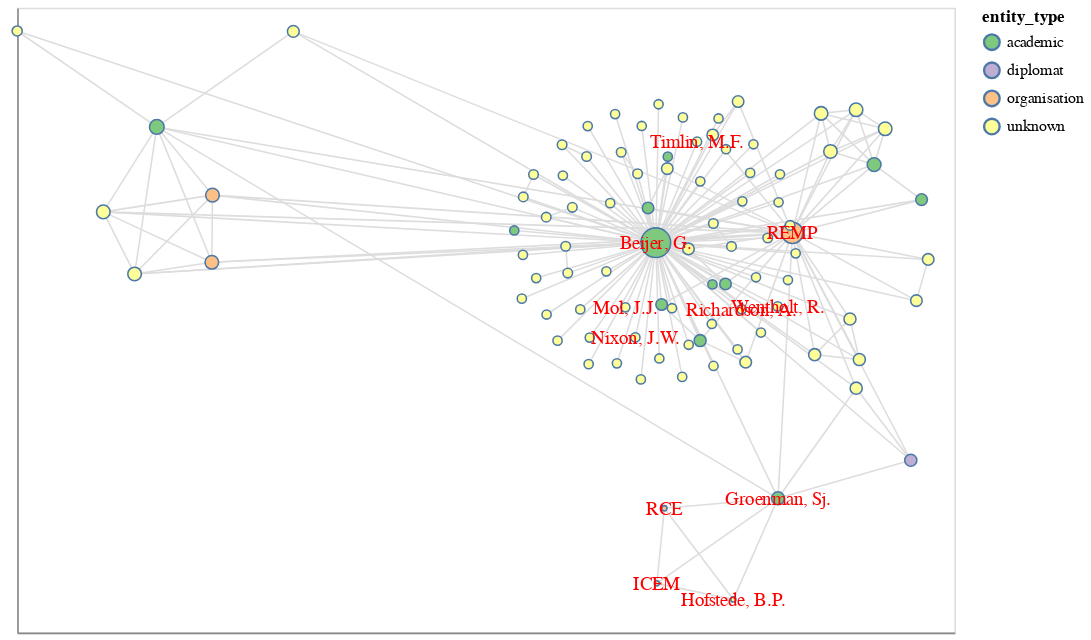

Notebook code for this chart:
### Code cell
pn = 1950
periodgraph, pos = period_graph(pn)

chart = nxa.draw_networkx(
            G=periodgraph,
            pos=pos,
            node_size='centrality',
            node_color='entity_type',
            edge_color='edgecolor',
            cmap='accent',
            node_tooltip=['name'],
            node_label='label',
            font_color="red",
            font_size=12
        )
chart.configure_view(width=600, height=400, )

### Figure 1 — Vega-Lite specification as saved in the notebook (floating-point values rounded to 4 significant figures; data arrays with more than 128 entries replaced by an {"elided": "..."} marker saying what was removed)
{"config": {"view": {"continuousWidth": 400, "continuousHeight": 300, "height": 400, "width": 600}}, "layer": [{"data": {"name": "data-1400d60f0db0954671b879928d5db2c7"}, "mark": {"type": "line", "color": "edgecolor", "opacity": 1, "strokeWidth": 1}, "encoding": {"detail": {"type": "quantitative", "field": "edge"}, "x": {"type": "quantitative", "axis": {"grid": false, "labels": false, "ticks": false, "title": ""}, "field": "x"}, "y": {"type": "quantitative", "axis": {"grid": false, "labels": false, "ticks": false, "title": ""}, "field": "y"}}}, {"data": {"name": "data-1cab62c77cc9a306e8ef295bc0bed759"}, "mark": {"type": "point", "opacity": 1, "strokeWidth": 1.0}, "encoding": {"fill": {"type": "nominal", "field": "entity_type", "scale": {"scheme": "accent"}}, "size": {"type": "quantitative", "field": "centrality", "legend": null}, "tooltip": [{"type": "nominal", "field": "name"}], "x": {"type": "quantitative", "axis": {"grid": false, "labels": false, "ticks": false}, "field": "x"}, "y": {"type": "quantitative", "axis": {"grid": false, "labels": false, "ticks": false}, "field": "y"}}}, {"data": {"name": "data-1cab62c77cc9a306e8ef295bc0bed759"}, "mark": {"type": "text", "baseline": "middle", "fill": "red", "size": 12}, "encoding": {"text": {"type": "nominal", "field": "label"}, "x": {"type": "quantitative", "axis": {"grid": false, "labels": false, "ticks": false}, "field": "x"}, "y": {"type": "quantitative", "axis": {"grid": false, "labels": false, "ticks": false}, "field": "y"}}}], "$schema": "https://vega.github.io/schema/vega-lite/v4.8.1.json", "datasets": {"data-1400d60f0db0954671b879928d5db2c7": {"elided": "340 records"}, "data-1cab62c77cc9a306e8ef295bc0bed759": [{"edgecolor": "orange", "label": "REMP", "x": 1.377, "centrality": 1.259, "name": "REMP", "entity_type": "organisation", "community": "rest", "y": 0.3789}, {"edgecolor": "orange", "label": "", "x": 0.6559, "centrality": 0.3527, "name": "Wander, H.", "entity_type": "unknown", "community": "rest", "y": 0.2635}, {"edgecolor": "orange", "label": "", "x": 0.9125, "centrality": 0.3527, "name": "Bouman, P.J.", "entity_type": "academic", "community": "rest", "y": 0.01109}, {"edgecolor": "orange", "label": "Beijer, G.", "x": 0.4293, "centrality": 2.499, "name": "Beijer, G.", "entity_type": "academic", "community": "rest", "y": 0.3082}, {"edgecolor": "orange", "label": "", "x": 1.819, "centrality": 0.3953, "name": "Citroen, H.A.", "entity_type": "unknown", "community": "rest", "y": -0.7396}, {"edgecolor": "orange", "label": "Groenman, Sj.", "x": 1.277, "centrality": 0.4534, "name": "Groenman, Sj.", "entity_type": "academic", "community": "rest", "y": -1.533}, {"edgecolor": "orange", "label": "", "x": 2.198, "centrality": 0.3953, "name": "Rappard, W.E.", "entity_type": "diplomat", "community": "rest", "y": -1.259}, {"edgecolor": "orange", "label": "", "x": 0.3755, "centrality": 0.3527, "name": "Edding, F.", "entity_type": "academic", "community": "rest", "y": 0.5587}, {"edgecolor": "orange", "label": "", "x": 0.5088, "centrality": 0.3527, "name": "Salin, E.", "entity_type": "unknown", "community": "rest", "y": 0.8418}, {"edgecolor": "orange", "label": "", "x": 0.4696, "centrality": 0.3554, "name": "Oudegeest, J.J.", "entity_type": "academic", "community": "rest", "y": -0.1372}, {"edgecolor": "orange", "label": "", "x": 0.7366, "centrality": 0.3835, "name": "Sauvy, A.", "entity_type": "academic", "community": "rest", "y": -0.3969}, {"edgecolor": "orange", "label": "", "x": 1.053, "centrality": 0.3554, "name": "Brink, van den , T.", "entity_type": "unknown", "community": "rest", "y": -0.5522}, {"edgecolor": "orange", "label": "", "x": 2.272, "centrality": 0.3674, "name": "Gadolin, de, A.", "entity_type": "academic", "community": "rest", "y": 0.6185}, {"edgecolor": "orange", "label": "", "x": 1.943, "centrality": 0.5238, "name": "Zeegers, G.H.L.", "entity_type": "academic", "community": "rest", "y": 0.8707}, {"edgecolor": "orange", "label": "", "x": -2.65, "centrality": 0.5023, "name": "HWvanLoon Fellowship, NL regering", "entity_type": "organisation", "community": "rest", "y": 0.1673}, {"edgecolor": "orange", "label": "", "x": -2.645, "centrality": 0.5023, "name": "Institute of International Education", "entity_type": "organisation", "community": "rest", "y": 0.6509}, {"edgecolor": "orange", "label": "", "x": -3.403, "centrality": 0.5023, "name": "Petersen, W.", "entity_type": "unknown", "community": "rest", "y": 0.5303}, {"edgecolor": "orange", "label": "", "x": -3.032, "centrality": 0.5885, "name": "Hofstee, E.W.", "entity_type": "academic", "community": "rest", "y": 1.142}, {"edgecolor": "orange", "label": "", "x": -3.186, "centrality": 0.5023, "name": "Davis, K.", "entity_type": "unknown", "community": "rest", "y": 0.08309}, {"edgecolor": "orange", "label": "", "x": -2.085, "centrality": 0.373, "name": "Glass, D.V.", "entity_type": "unknown", "community": "rest", "y": 1.83}, {"edgecolor": "blue", "label": "", "x": -0.5524, "centrality": 0.2145, "name": "Mackenroth, G.", "entity_type": "academic", "community": "rest", "y": 0.3965}, {"edgecolor": "blue", "label": "Nixon, J.W.", "x": 0.2877, "centrality": 0.2145, "name": "Nixon, J.W.", "entity_type": "unknown", "community": "rest", "y": -0.3737}, {"edgecolor": "orange", "label": "", "x": 2.237, "centrality": 0.3527, "name": "Lannes, X.", "entity_type": "unknown", "community": "rest", "y": -0.1091}, {"edgecolor": "orange", "label": "", "x": 2.319, "centrality": 0.3527, "name": "Mill, van, A.N.", "entity_type": "unknown", "community": "rest", "y": 0.1879}, {"edgecolor": "blue", "label": "", "x": 1.158, "centrality": 0.2145, "name": "Mast, van der, W.", "entity_type": "unknown", "community": "rest", "y": -0.339}, {"edgecolor": "blue", "label": "", "x": -0.4004, "centrality": 0.2145, "name": "Glinstra Bleeker, van, R.J.P.", "entity_type": "unknown", "community": "rest", "y": 0.0532}, {"edgecolor": "blue", "label": "", "x": 0.9161, "centrality": 0.2145, "name": "Sjollema, B.Ch.", "entity_type": "unknown", "community": "rest", "y": 0.9816}, {"edgecolor": "blue", "label": "", "x": 0.4537, "centrality": 0.2145, "name": "MacKay, M.C.J.", "entity_type": "unknown", "community": "rest", "y": -0.5257}, {"edgecolor": "blue", "label": "", "x": -0.2152, "centrality": 0.2145, "name": "Dorpema, H.", "entity_type": "unknown", "community": "rest", "y": 0.792}, {"edgecolor": "black", "label": "", "x": 0.9542, "centrality": 0.2346, "name": "Bentwich, N.", "entity_type": "unknown", "community": "rest", "y": 0.2817}, {"edgecolor": "black", "label": "", "x": 0.8284, "centrality": 0.2346, "name": "Beveridge, W.H.", "entity_type": "unknown", "community": "rest", "y": 0.4469}, {"edgecolor": "orange", "label": "", "x": 1.531, "centrality": 0.3893, "name": "Bastos de Avila, F.", "entity_type": "unknown", "community": "rest", "y": -0.498}, {"edgecolor": "orange", "label": "", "x": 1.841, "centrality": 0.3893, "name": "Camillo de Oliveira, A.", "entity_type": "unknown", "community": "rest", "y": -0.5334}, {"edgecolor": "orange", "label": "", "x": 1.776, "centrality": 0.3893, "name": "Isaac, J.", "entity_type": "unknown", "community": "rest", "y": -0.241}, {"edgecolor": "blue", "label": "", "x": -0.02874, "centrality": 0.2145, "name": "Peltier, R.", "entity_type": "unknown", "community": "rest", "y": -0.3754}, {"edgecolor": "orange", "label": "", "x": -4.0, "centrality": 0.265, "name": "Brink, van den, T", "entity_type": "unknown", "community": "rest", "y": 1.833}, {"edgecolor": "black", "label": "", "x": -0.05067, "centrality": 0.2346, "name": "Meyers, H.G.", "entity_type": "unknown", "community": "rest", "y": 0.9293}, {"edgecolor": "black", "label": "", "x": -0.2207, "centrality": 0.2346, "name": "Godefroy, J.", "entity_type": "unknown", "community": "rest", "y": 1.013}, {"edgecolor": "black", "label": "", "x": -0.1958, "centrality": 0.2346, "name": "Radspieler, T.", "entity_type": "unknown", "community": "rest", "y": 0.2823}, {"edgecolor": "blue", "label": "", "x": 0.6122, "centrality": 0.2145, "name": "Weinberg, A.A.W.", "entity_type": "unknown", "community": "rest", "y": -0.6583}, {"edgecolor": "blue", "label": "", "x": 0.113, "centrality": 0.2145, "name": "Schmitz, J.P.G.", "entity_type": "unknown", "community": "rest", "y": 0.5931}, {"edgecolor": "blue", "label": "", "x": 0.3256, "centrality": 0.2145, "name": "Beld, van den, C.A.", "entity_type": "unknown", "community": "rest", "y": -0.6763}, {"edgecolor": "blue", "label": "", "x": 0.9962, "centrality": 0.2145, "name": "Hyrenius, H.", "entity_type": "unknown", "community": "rest", "y": -0.4604}, {"edgecolor": "blue", "label": "", "x": 1.29, "centrality": 0.2145, "name": "Mannoni, E.", "entity_type": "unknown", "community": "rest", "y": 0.8012}, {"edgecolor": "blue", "label": "", "x": -0.2523, "centrality": 0.2145, "name": "Belshaw, H.", "entity_type": "unknown", "community": "rest", "y": -0.3971}, {"edgecolor": "blue", "label": "", "x": 1.124, "centrality": 0.2145, "name": "Olsson, B.", "entity_type": "unknown", "community": "rest", "y": 0.05901}, {"edgecolor": "blue", "label": "", "x": 0.8177, "centrality": 0.2145, "name": "Geyl, W.F.", "entity_type": "unknown", "community": "rest", "y": -0.2769}, {"edgecolor": "orange", "label": "", "x": 1.0, "centrality": 0.3527, "name": "Steigenga, W.", "entity_type": "unknown", "community": "rest", "y": 1.325}, {"edgecolor": "orange", "label": "", "x": 0.8238, "centrality": 0.3527, "name": "Ipsen, G.", "entity_type": "unknown", "community": "rest", "y": 1.084}, {"edgecolor": "black", "label": "", "x": -0.3307, "centrality": 0.2346, "name": "Brepohl, W.", "entity_type": "unknown", "community": "rest", "y": 0.492}, {"edgecolor": "black", "label": "", "x": -0.1496, "centrality": 0.2346, "name": "Lehmkuhler, M.", "entity_type": "unknown", "community": "rest", "y": 0.5629}, {"edgecolor": "blue", "label": "", "x": -0.03654, "centrality": 0.2145, "name": "Borrie, W.D.", "entity_type": "unknown", "community": "rest", "y": -0.5664}, {"edgecolor": "black", "label": "", "x": 0.189, "centrality": 0.2346, "name": "Lewis, J.N.", "entity_type": "unknown", "community": "rest", "y": 0.9597}, {"edgecolor": "black", "label": "", "x": 0.3028, "centrality": 0.2346, "name": "Sauvon, E.A.", "entity_type": "unknown", "community": "rest", "y": 0.805}, {"edgecolor": "blue", "label": "", "x": 0.7378, "centrality": 0.2145, "name": "Maris, A.", "entity_type": "unknown", "community": "rest", "y": 0.75}, {"edgecolor": "blue", "label": "", "x": 0.6171, "centrality": 0.2145, "name": "Pressat, R.", "entity_type": "unknown", "community": "rest", "y": 1.211}, {"edgecolor": "blue", "label": "", "x": 0.1596, "centrality": 0.2145, "name": "Lyon, A.V.", "entity_type": "unknown", "community": "rest", "y": -0.5605}, {"edgecolor": "black", "label": "", "x": -0.1814, "centrality": 0.2346, "name": "Neher, L.", "entity_type": "unknown", "community": "rest", "y": 0.0892}, {"edgecolor": "blue", "label": "", "x": 0.08643, "centrality": 0.2145, "name": "Herberle, R.", "entity_type": "unknown", "community": "rest", "y": 0.102}, {"edgecolor": "blue", "label": "", "x": 0.8294, "centrality": 0.2145, "name": "Starr, M.", "entity_type": "unknown", "community": "rest", "y": -0.5793}, {"edgecolor": "blue", "label": "", "x": 0.6575, "centrality": 0.2145, "name": "Reid, I.D.A.", "entity_type": "unknown", "community": "rest", "y": -0.4268}, {"edgecolor": "blue", "label": "", "x": 0.5123, "centrality": 0.2145, "name": "Appleyard, R.T.", "entity_type": "academic", "community": "rest", "y": 0.9281}, {"edgecolor": "blue", "label": "Timlin, M.F.", "x": 0.7153, "centrality": 0.2145, "name": "Timlin, M.F.", "entity_type": "unknown", "community": "rest", "y": 1.036}, {"edgecolor": "black", "label": "", "x": 1.206, "centrality": 0.2346, "name": "Zubrzycki, J.", "entity_type": "unknown", "community": "rest", "y": 0.3425}, {"edgecolor": "black", "label": "", "x": 1.361, "centrality": 0.2346, "name": "Clemens, R.", "entity_type": "unknown", "community": "rest", "y": 0.433}, {"edgecolor": "orange", "label": "", "x": 1.576, "centrality": 0.4948, "name": "Verwey-Jonker, H.", "entity_type": "unknown", "community": "rest", "y": 1.24}, {"edgecolor": "orange", "label": "", "x": 1.641, "centrality": 0.4948, "name": "Brackel, P.O.M.", "entity_type": "unknown", "community": "rest", "y": 0.9655}, {"edgecolor": "orange", "label": "", "x": 2.02, "centrality": 0.4948, "name": "Klompe, M.", "entity_type": "unknown", "community": "rest", "y": 1.128}, {"edgecolor": "orange", "label": "", "x": 1.818, "centrality": 0.4948, "name": "Verkade, W.", "entity_type": "unknown", "community": "rest", "y": 1.265}, {"edgecolor": "black", "label": "", "x": -0.4899, "centrality": 0.2346, "name": "Witkamp, F.Th.", "entity_type": "unknown", "community": "rest", "y": 0.6381}, {"edgecolor": "black", "label": "", "x": -0.4189, "centrality": 0.2346, "name": "Patijn, C.L.", "entity_type": "unknown", "community": "rest", "y": 0.7996}, {"edgecolor": "blue", "label": "", "x": 1.084, "centrality": 0.2145, "name": "Witkamp, T.", "entity_type": "unknown", "community": "rest", "y": 0.8111}, {"edgecolor": "blue", "label": "", "x": 0.8223, "centrality": 0.2145, "name": "Gottmann, J.", "entity_type": "academic", "community": "rest", "y": 0.007925}, {"edgecolor": "blue", "label": "", "x": 1.281, "centrality": 0.2145, "name": "Balhana, A.Pilatti", "entity_type": "unknown", "community": "rest", "y": 0.5995}, {"edgecolor": "blue", "label": "", "x": 0.4484, "centrality": 0.2145, "name": "Cidor, H.A.", "entity_type": "unknown", "community": "rest", "y": 1.305}, {"edgecolor": "blue", "label": "Wentholt, R.", "x": 1.274, "centrality": 0.2145, "name": "Wentholt, R.", "entity_type": "unknown", "community": "rest", "y": -0.1506}, {"edgecolor": "blue", "label": "", "x": 0.5415, "centrality": 0.2145, "name": "Rosenfield, H.N.", "entity_type": "unknown", "community": "rest", "y": -0.1638}, {"edgecolor": "orange", "label": "RCE", "x": 0.4886, "centrality": 0.05145, "name": "RCE", "entity_type": "organisation", "community": "rest", "y": -1.605}, {"edgecolor": "blue", "label": "ICEM", "x": 0.4363, "centrality": 0.04738, "name": "ICEM", "entity_type": "organisation", "community": "rest", "y": -2.145}, {"edgecolor": "orange", "label": "Hofstede, B.P.", "x": 0.9672, "centrality": 0.04738, "name": "Hofstede, B.P.", "entity_type": "unknown", "community": "rest", "y": -2.261}, {"edgecolor": "blue", "label": "", "x": 1.399, "centrality": 0.2145, "name": "Witcover, J.", "entity_type": "unknown", "community": "rest", "y": 0.2316}, {"edgecolor": "blue", "label": "", "x": 1.346, "centrality": 0.2145, "name": "Orleans, L.A.", "entity_type": "unknown", "community": "rest", "y": 0.03949}, {"edgecolor": "blue", "label": "", "x": -0.5, "centrality": 0.2145, "name": "Kraak, J.H.", "entity_type": "unknown", "community": "rest", "y": -0.09483}, {"edgecolor": "blue", "label": "Richardson, A.", "x": 1.025, "centrality": 0.2145, "name": "Richardson, A.", "entity_type": "unknown", "community": "rest", "y": -0.1718}, {"edgecolor": "blue", "label": "", "x": 1.106, "centrality": 0.2145, "name": "Hack, H.", "entity_type": "unknown", "community": "rest", "y": 1.017}, {"edgecolor": "blue", "label": "", "x": 1.029, "centrality": 0.2145, "name": "Rubin, E.", "entity_type": "unknown", "community": "rest", "y": 0.6059}, {"edgecolor": "blue", "label": "", "x": -0.09458, "centrality": 0.2145, "name": "Luckham, B.", "entity_type": "unknown", "community": "rest", "y": -0.172}, {"edgecolor": "blue", "label": "Mol, J.J.", "x": 0.2179, "centrality": 0.2145, "name": "Mol, J.J.", "entity_type": "unknown", "community": "rest", "y": -0.1575}, {"edgecolor": "blue", "label": "", "x": -0.4924, "centrality": 0.2145, "name": "Fagley, R.", "entity_type": "unknown", "community": "rest", "y": 0.2203}, {"edgecolor": "blue", "label": "", "x": 0.8642, "centrality": 0.2145, "name": "Price, C.A.", "entity_type": "unknown", "community": "rest", "y": 1.203}, {"edgecolor": "blue", "label": "", "x": 0.3318, "centrality": 0.2145, "name": "Rees, E.", "entity_type": "unknown", "community": "rest", "y": 1.149}, {"edgecolor": "blue", "label": "", "x": 0.1469, "centrality": 0.2145, "name": "Paulson, B.", "entity_type": "unknown", "community": "rest", "y": 1.235}, {"edgecolor": "blue", "label": "", "x": -0.04305, "centrality": 0.2145, "name": "Heyn, H.", "entity_type": "unknown", "community": "rest", "y": 1.148}, {"edgecolor": "blue", "label": "", "x": -0.3282, "centrality": 0.2145, "name": "Putten, v.d., A.", "entity_type": "unknown", "community": "rest", "y": -0.209}]}}
